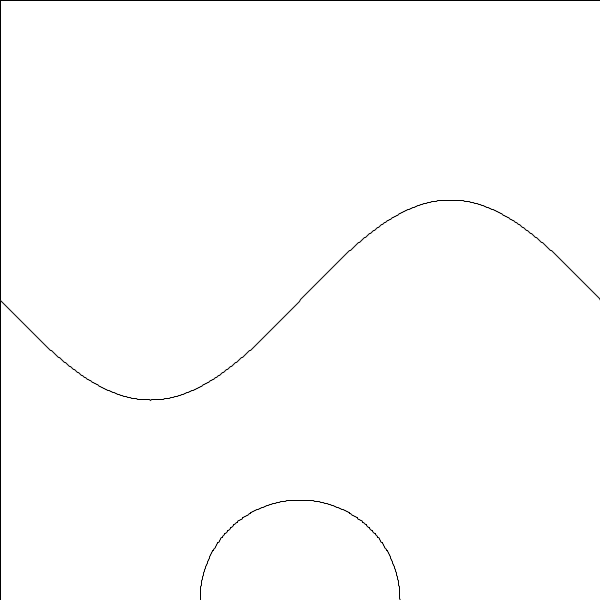
Frame 1 (no input)
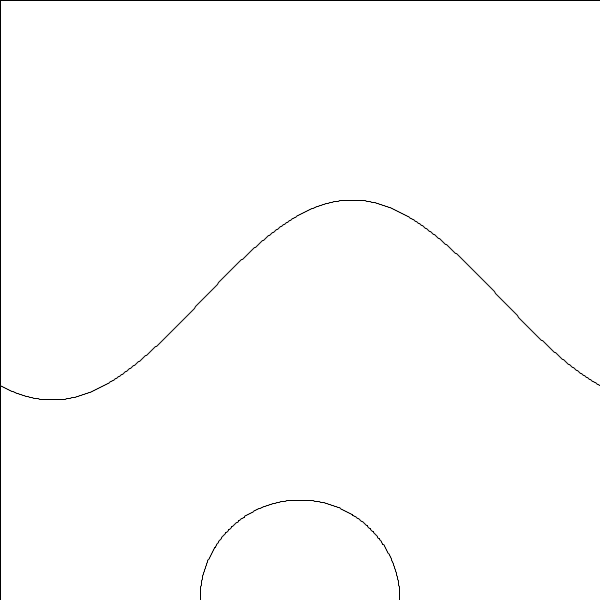
Frame 60 (the mouse pressed at the canvas centre just before this capture)
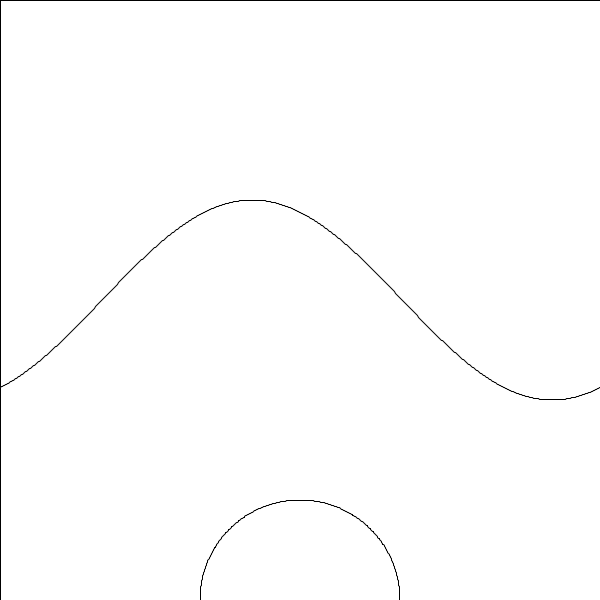
Frame 120 (the mouse held since frame 60 and released just before this capture)

The Processing sketch that drew these frames (run headless with seeded random() and noise(); from frame 60 on, the mouse is pressed at the canvas centre):

// Processing sketch: sample09_wave
// ── sample09_wave.pde
int pointCount;
int freq = 1; 
float phi = 0;
float angle = 0;
float y = 0;
float x = 0;

void setup(){
  size(600, 600);
  frameRate(60);
}

void draw(){
  pointCount = width;
  fill(255);
  rect(0, 0, width, height);

  translate(0, height/2);
  beginShape();
  for(int i = 0; i <= pointCount; i++) {
    angle = map(i, 0, pointCount, 0, TWO_PI);
    y = sin(angle * freq + radians(phi));
    y = y * 100;
    vertex(i, y);
  }
  endShape();
  
  translate(width/2, height/2);
  beginShape();
  for(int i = 0; i <= pointCount; i++) {
    angle = map(i, 0, pointCount, 0, TWO_PI);
    y = sin(angle * freq + radians(phi));
    y = y * 100;
    x = cos(angle * freq + radians(phi));
    x = x * 100;
    vertex(x, y);
  }
  endShape();
  
  noStroke();
  fill(255);
  rect(0, 0, width, height);
  stroke(0);
  translate(0, height/2);
  beginShape();
  for(int i = 0; i <= pointCount; i++) {
    angle = map(i, 0, pointCount, 0, TWO_PI);
    y = sin(angle * freq + radians(phi));
    y = y * 100;
    vertex(i, y);
  }
  endShape();
  phi += 1;
}
